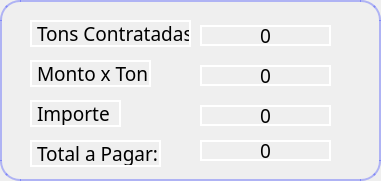
      <widget class="QFrame" name="frame_29">
       <property name="geometry">
        <rect>
         <x>1050</x>
         <y>70</y>
         <width>381</width>
         <height>181</height>
        </rect>
       </property>
       <property name="styleSheet">
        <string notr="true">border-width:2px;
border-color:rgba(23, 38, 255,0.3);
border-style:solid;
border-radius:20px;</string>
       </property>
       <property name="frameShape">
        <enum>QFrame::StyledPanel</enum>
       </property>
       <property name="frameShadow">
        <enum>QFrame::Raised</enum>
       </property>
       <widget class="QLabel" name="PrimaTonsCont">
        <property name="geometry">
         <rect>
          <x>30</x>
          <y>20</y>
          <width>161</width>
          <height>27</height>
         </rect>
        </property>
        <property name="font">
         <font>
          <family>Bahnschrift</family>
          <pointsize>14</pointsize>
          <weight>50</weight>
          <italic>false</italic>
          <bold>false</bold>
         </font>
        </property>
        <property name="styleSheet">
         <string notr="true">border-radius:0px;
border-color: rgb(255, 255, 255);</string>
        </property>
        <property name="text">
         <string>Tons Contratadas</string>
        </property>
       </widget>
       <widget class="QLabel" name="PrimaTonsCont_edit">
        <property name="geometry">
         <rect>
          <x>200</x>
          <y>25</y>
          <width>131</width>
          <height>21</height>
         </rect>
        </property>
        <property name="font">
         <font>
          <family>Bahnschrift</family>
          <pointsize>14</pointsize>
          <weight>50</weight>
          <italic>false</italic>
          <bold>false</bold>
         </font>
        </property>
        <property name="styleSheet">
         <string notr="true">border-radius:0px;
border-color: rgb(255, 255, 255);</string>
        </property>
        <property name="text">
         <string>0</string>
        </property>
        <property name="alignment">
         <set>Qt::AlignCenter</set>
        </property>
       </widget>
       <widget class="QLabel" name="PrimaMontoTon">
        <property name="geometry">
         <rect>
          <x>30</x>
          <y>60</y>
          <width>121</width>
          <height>27</height>
         </rect>
        </property>
        <property name="font">
         <font>
          <family>Bahnschrift</family>
          <pointsize>14</pointsize>
          <weight>50</weight>
          <italic>false</italic>
          <bold>false</bold>
         </font>
        </property>
        <property name="styleSheet">
         <string notr="true">border-radius:0px;
border-color: rgb(255, 255, 255);</string>
        </property>
        <property name="text">
         <string>Monto x Ton</string>
        </property>
       </widget>
       <widget class="QLabel" name="PrimaMontoTon_edit">
        <property name="geometry">
         <rect>
          <x>200</x>
          <y>65</y>
          <width>131</width>
          <height>21</height>
         </rect>
        </property>
        <property name="font">
         <font>
          <family>Bahnschrift</family>
          <pointsize>14</pointsize>
          <weight>50</weight>
          <italic>false</italic>
          <bold>false</bold>
         </font>
        </property>
        <property name="styleSheet">
         <string notr="true">border-radius:0px;
border-color: rgb(255, 255, 255);</string>
        </property>
        <property name="text">
         <string>0</string>
        </property>
        <property name="alignment">
         <set>Qt::AlignCenter</set>
        </property>
       </widget>
       <widget class="QLabel" name="PrimaImporte">
        <property name="geometry">
         <rect>
          <x>30</x>
          <y>100</y>
          <width>91</width>
          <height>27</height>
         </rect>
        </property>
        <property name="font">
         <font>
          <family>Bahnschrift</family>
          <pointsize>14</pointsize>
          <weight>50</weight>
          <italic>false</italic>
          <bold>false</bold>
         </font>
        </property>
        <property name="styleSheet">
         <string notr="true">border-radius:0px;
border-color: rgb(255, 255, 255);</string>
        </property>
        <property name="text">
         <string>Importe</string>
        </property>
       </widget>
       <widget class="QLabel" name="PrimaPagar">
        <property name="geometry">
         <rect>
          <x>30</x>
          <y>140</y>
          <width>131</width>
          <height>27</height>
         </rect>
        </property>
        <property name="font">
         <font>
          <family>Bahnschrift</family>
          <pointsize>14</pointsize>
          <weight>50</weight>
          <italic>false</italic>
          <bold>false</bold>
         </font>
        </property>
        <property name="styleSheet">
         <string notr="true">border-radius:0px;
border-color: rgb(255, 255, 255);</string>
        </property>
        <property name="text">
         <string>Total a Pagar:</string>
        </property>
       </widget>
       <widget class="QLabel" name="PrimaImporte_edit">
        <property name="geometry">
         <rect>
          <x>200</x>
          <y>105</y>
          <width>131</width>
          <height>21</height>
         </rect>
        </property>
        <property name="font">
         <font>
          <family>Bahnschrift</family>
          <pointsize>14</pointsize>
          <weight>50</weight>
          <italic>false</italic>
          <bold>false</bold>
         </font>
        </property>
        <property name="styleSheet">
         <string notr="true">border-radius:0px;
border-color: rgb(255, 255, 255);</string>
        </property>
        <property name="text">
         <string>0</string>
        </property>
        <property name="alignment">
         <set>Qt::AlignCenter</set>
        </property>
       </widget>
       <widget class="QLabel" name="PrimaPagar_edit">
        <property name="geometry">
         <rect>
          <x>200</x>
          <y>140</y>
          <width>131</width>
          <height>21</height>
         </rect>
        </property>
        <property name="font">
         <font>
          <family>Bahnschrift</family>
          <pointsize>14</pointsize>
          <weight>50</weight>
          <italic>false</italic>
          <bold>false</bold>
         </font>
        </property>
        <property name="styleSheet">
         <string notr="true">border-radius:0px;
border-color: rgb(255, 255, 255);</string>
        </property>
        <property name="text">
         <string>0</string>
        </property>
        <property name="alignment">
         <set>Qt::AlignCenter</set>
        </property>
       </widget>
      </widget>
